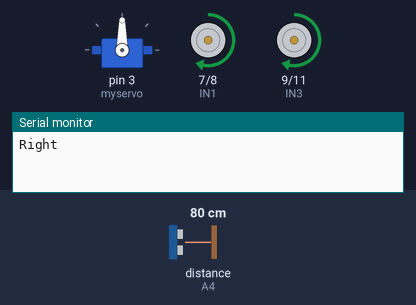
Bench run of a sketch on a simulated Arduino Uno, built with avr-gcc and run on an emulated ATmega328P. On the bench: servo, motor-driver pin pairs drawn as motors (green arrow = first pin HIGH = forward, orange = second pin HIGH = backward, longer = more drive, scaled by the enable pin), the last lines printed to the serial monitor. Wiring (inferred from the names in the program): ultrasonic range finder: trigger A5; echo A4. The inputs (shaded band) are chosen by the test bench; at power-on: distance to the obstacle (sensor on A4) 80 cm. The echo pulse lasts 58.3 µs per cm.

Above: at 1.4 s.
1.5 s: distance to the obstacle (sensor on A4) set to 61 cm
4.5 s: distance to the obstacle (sensor on A4) set to 53 cm
At 5.5 s:
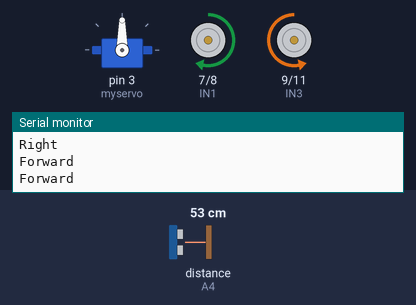
7.5 s: distance to the obstacle (sensor on A4) set to 48 cm
At 9.4 s:
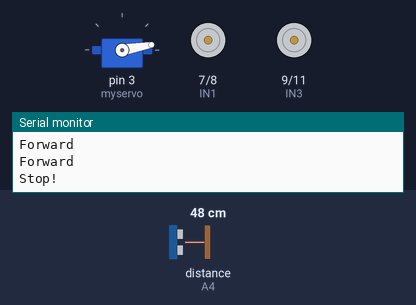
10.5 s: distance to the obstacle (sensor on A4) set to 2 cm
At 13.31 s:
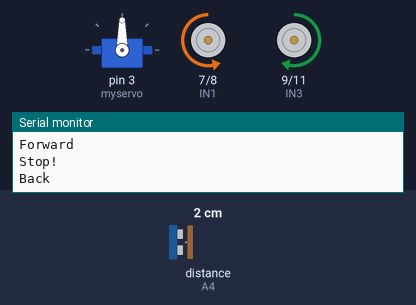
13.5 s: distance to the obstacle (sensor on A4) set to 60 cm
At 15.06 s:
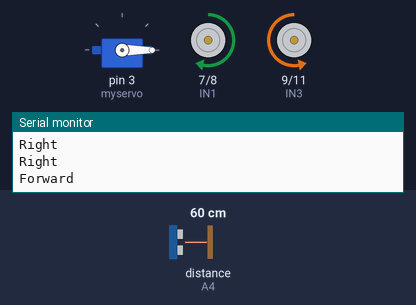
16.5 s: distance to the obstacle (sensor on A4) set to 181 cm
19.5 s: distance to the obstacle (sensor on A4) set to 189 cm
At 19.83 s:
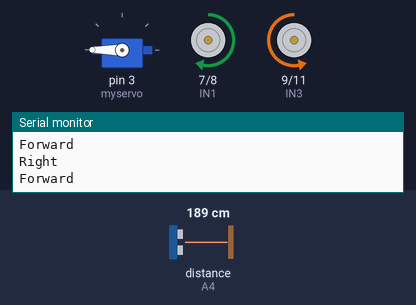
Timing chart, 0 to 23.5 s (numbered marks = the images above; inputs shaded):
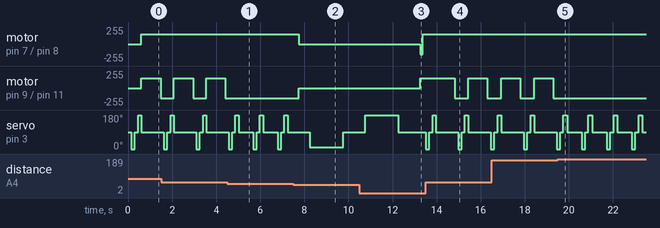

Measured:
- the behaviour switches between 59 and 58 cm on distance to the obstacle (sensor on A4) (found by bisection; images 0 and 1)
- the behaviour switches between 52 and 51 cm on distance to the obstacle (sensor on A4) (found by bisection; images 1 and 2)
- the behaviour switches between 186 and 187 cm on distance to the obstacle (sensor on A4) (found by bisection; images 4 and 5)
- after the input at 4.5 s, motor on pin 9 (IN3) / pin 11 (IN4): stops changing and stays backward 150/255
- after the input at 7.5 s, motor on pin 7 (IN1) / pin 8 (IN2): forward 150/255 → stopped after 0.26 s; motor on pin 9 (IN3) / pin 11 (IN4): backward 150/255 → stopped after 0.26 s
- after the input at 10.5 s, motor on pin 7 (IN1) / pin 8 (IN2): stopped → backward 150/255 after 2.8 s, → forward 150/255 0.10 s later; motor on pin 9 (IN3) / pin 11 (IN4): stopped → forward 150/255 after 2.8 s
- after the input at 13.5 s, motor on pin 7 (IN1) / pin 8 (IN2): stays forward 150/255 (without the input it goes to stopped after 1.3 s); motor on pin 9 (IN3) / pin 11 (IN4): forward 150/255 → backward 150/255 after 1.3 s, → forward 150/255 0.61 s later, → backward 150/255 0.86 s later
- after the input at 19.5 s, motor on pin 9 (IN3) / pin 11 (IN4): stops changing and stays backward 150/255

The sketch:

automated_rover.ino
```cpp
//www.elegoo.com

#include <Servo.h>  //servo library
Servo myservo;      // create servo object to control servo

int Echo = A4;
int Trig = A5;
int i = 1 ;
int j = 1 ;

#define ENA 5
#define ENB 6
#define IN1 7
#define IN2 8
#define IN3 9
#define IN4 11
#define carSpeed 150
int rightDistance = 0, leftDistance = 0, middleDistance = 200;

void forward(){
  analogWrite(ENA, carSpeed);
  analogWrite(ENB, carSpeed);
  digitalWrite(IN1, HIGH);
  digitalWrite(IN2, LOW);
  digitalWrite(IN3, LOW);
  digitalWrite(IN4, HIGH);
  Serial.println("Forward");
}

void back() {
  analogWrite(ENA, carSpeed);
  analogWrite(ENB, carSpeed);
  digitalWrite(IN1, LOW);
  digitalWrite(IN2, HIGH);
  digitalWrite(IN3, HIGH);
  digitalWrite(IN4, LOW);
  Serial.println("Back");
}

void left() {
  analogWrite(ENA, carSpeed);
  analogWrite(ENB, carSpeed);
  digitalWrite(IN1, LOW);
  digitalWrite(IN2, HIGH);
  digitalWrite(IN3, LOW);
  digitalWrite(IN4, HIGH);
  Serial.println("Left");
}

void right() {
  analogWrite(ENA, carSpeed);
  analogWrite(ENB, carSpeed);
  digitalWrite(IN1, HIGH);
  digitalWrite(IN2, LOW);
  digitalWrite(IN3, HIGH);
  digitalWrite(IN4, LOW);
  Serial.println("Right");
}

void stop() {
  digitalWrite(ENA, LOW);
  digitalWrite(ENB, LOW);
  Serial.println("Stop!");
}

//Ultrasonic distance measurement Sub function
int Distance_test() {
  digitalWrite(Trig, LOW);
  delayMicroseconds(2);
  digitalWrite(Trig, HIGH);
  delayMicroseconds(20);
  digitalWrite(Trig, LOW);
  float Fdistance = pulseIn(Echo, HIGH);
  Fdistance= Fdistance / 58;
  return (int)Fdistance;
}

void setup() {
  myservo.attach(3,700,2400);  // attach servo on pin 3 to servo object
  Serial.begin(9600);
  pinMode(Echo, INPUT);
  pinMode(Trig, OUTPUT);
  pinMode(IN1, OUTPUT);
  pinMode(IN2, OUTPUT);
  pinMode(IN3, OUTPUT);
  pinMode(IN4, OUTPUT);
  pinMode(ENA, OUTPUT);
  pinMode(ENB, OUTPUT);
  while(middleDistance >= 40)
  {
  myservo.write(90);
  delay(150);
  myservo.write(0);
  delay(150);
  rightDistance = Distance_test();
  myservo.write(90);
  delay(150);
  myservo.write(180);
  delay(150);
  leftDistance = Distance_test();
  myservo.write(90);
  loop() ;
  }
}

void loop() {
   if(rightDistance <= 40 && rightDistance < leftDistance)
  {
    stop() ;
    delay(500);
    left();
    delay(360);
    while(rightDistance <= 40)
    {
      if(rightDistance > 40)
      {
      stop();
      delay(500);
      right();
      }
    break;
    }
  }
 else if(leftDistance <= 40 && leftDistance < rightDistance)
 {
    stop() ;
    delay(500);
    right();
    delay(360);
    while(leftDistance <= 40)
    {
    if(leftDistance > 40)
    {
      stop();
      delay(500);
      left();
    }
    break;
    }
 }
 else if(leftDistance == rightDistance)
        {
          right();
          delay(360) ;
        }
 else{
  forward();
 }

    myservo.write(90);  //setservo position according to scaled value
    delay(500);
    middleDistance = Distance_test();

    if(middleDistance <= 50) {
      stop();
      delay(500);
      myservo.write(10);
      delay(1000);
      rightDistance = Distance_test();

      delay(500);
      myservo.write(90);
      delay(1000);
      myservo.write(180);
      delay(1000);
      leftDistance = Distance_test();

      delay(500);
      myservo.write(90);
      delay(1000);
      if(rightDistance > leftDistance) {
        back();
        delay(100);
        right();
      }
      else if(rightDistance < leftDistance) {
        back();
        delay(100);
        left();
      }
      else if((rightDistance <= 40) || (leftDistance <= 40)) {
        back();
        delay(100);
      }
      else {
        forward();
      }
    }
    else {
        forward();
    }
    middleDistance = 200 ;
}
```
